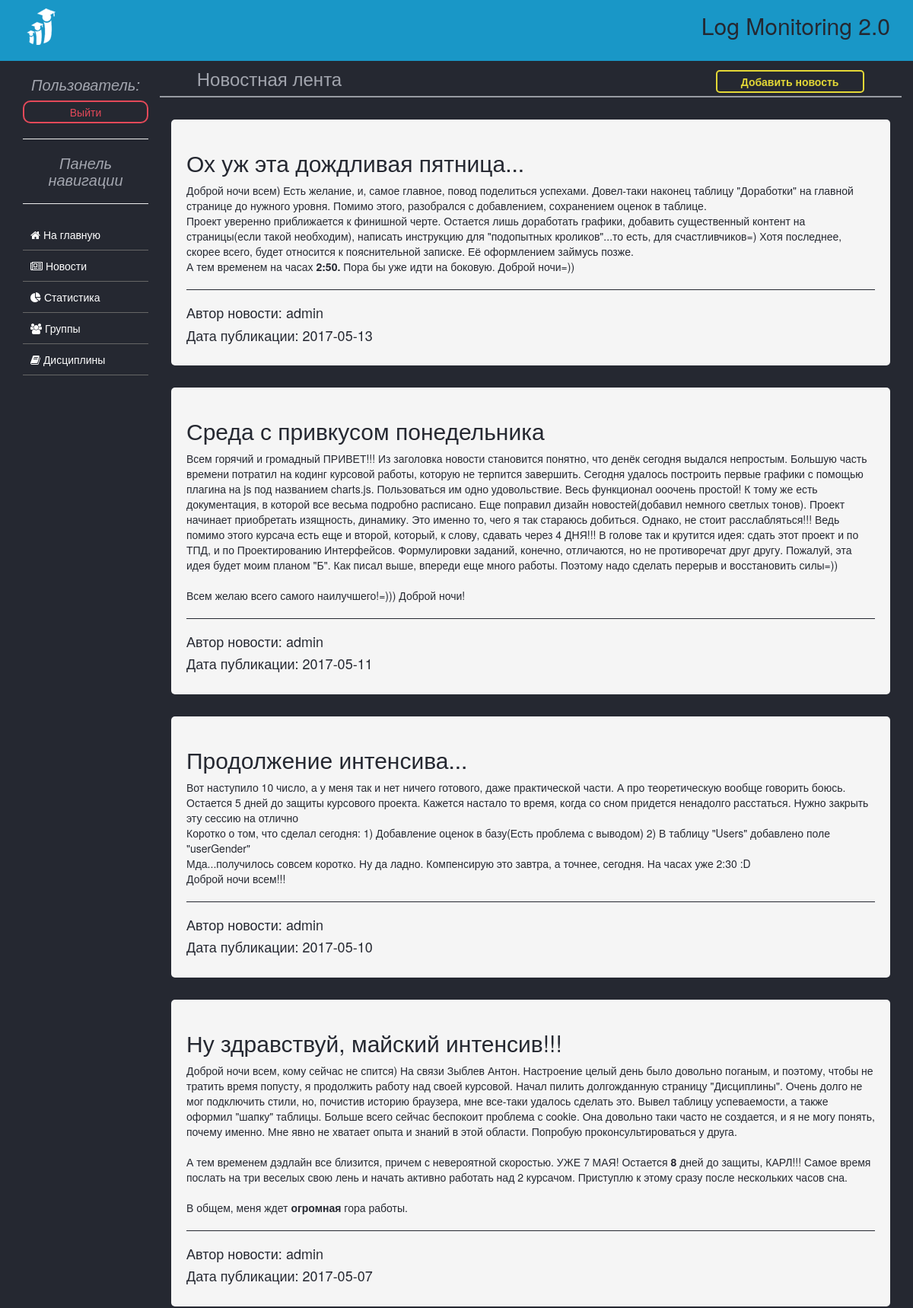
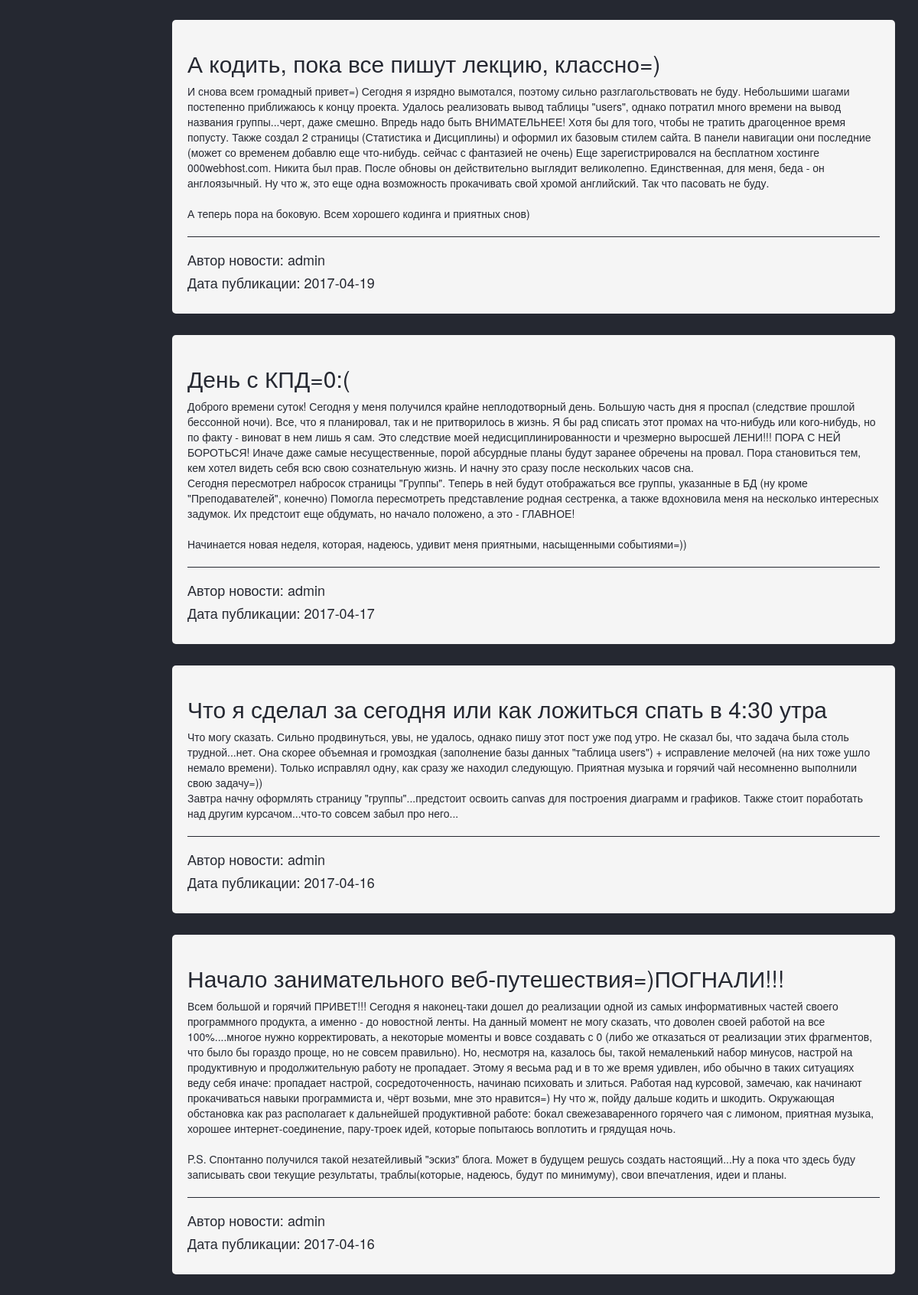
Page /news.php on the committed database (2 pictures, top to bottom).
### tables this page shows
CREATE TABLE `news` (
  `newsID` int(5) UNSIGNED NOT NULL,
  `newsAuthor` varchar(50) NOT NULL,
  `newsTitle` varchar(100) NOT NULL,
  `newsText` text NOT NULL,
  `newsDate` date NOT NULL
);

### news.php (the view, shortened to what this page needs)
<!DOCTYPE html>
<html lang="en">
<head>
    <link rel="stylesheet" href="css/notyf.min.css">
    <link rel="stylesheet" href="css/font-awesome.min.css">
    <link rel="stylesheet" href="css/bootstrap.min.css">
    <link rel="stylesheet" href="css/main.css">
</head>
<body>
    <header id="main-header">
        <div class="container">
            <div class="row">
                <div class="col-md-6 main-header-logo">
                    <img src="img/logo.png" alt="logotype">
                </div>
                <div class="col-md-6 main-header-title text-right">
                    <h2>Log Monitoring 2.0</h2>
                </div>
            </div>
        </div>
    </header>
    <section id="main">
        <div class="container">
            <div class="row">
                <div class="col-md-2 main-dashboard">
                    <h3 class="text-center">Пользователь: <h5 class="text-center"><?php echo $_COOKIE['userlogin'];?></h5></h3>
                    <form action="exit.php" class="text-center">
                        <button class="exit-btn">Выйти</button>
                    </form>
                    <hr>
                    <h3 class="text-center">Панель навигации</h3>
                    <hr>
                    <div class="main-menu">
                        <ul class="menu">
                            <li class="main-menu-item">
                                <a href="main.php"><i class="fa fa-home" aria-hidden="true"></i>&nbsp;На главную</a>
                            </li>
                            <li class="main-menu-item">
                                <a href="news.php"><i class="fa fa-newspaper-o" aria-hidden="true"></i>&nbsp;Новости</a>
                            </li>
                            <li class="main-menu-item">
                                <a href="statistics.php"><i class="fa fa-pie-chart" aria-hidden="true"></i>&nbsp;Статистика</a>
                            </li>
                            <li class="main-menu-item menu-list">
                                <a href="groups.php"><i class="fa fa-users" aria-hidden="true"></i>&nbsp;Группы</a>
                            </li>
                            <li class="main-menu-item menu-list">
                                <a href="subjects.php"><i class="fa fa-book" aria-hidden="true"></i>&nbsp;Дисциплины</a>
                            </li>
                        </ul>
                    </div>
                </div>
                <div class="col-md-10 main-content">
                    <div class="row news-nav">
                        <h3 class="text-left news-nav-title">Новостная лента</h3>
                        <button class="news-nav-btn" data-toggle="modal" data-target="#addNews">Добавить новость</button>
                    </div>
                    <div class="new-list">
                        <?php
                            $query = "SELECT * FROM news ORDER BY newsID DESC";
                            $result = mysql_query($query);
                            while($row = mysql_fetch_array($result)){
                                echo "<div class='news-block-item'>";
                                    echo "<h2 class='text-left'>".$row['newsTitle']."</h2>";
                                    echo "<p>".$row['newsText']."</p>";
                                    echo "<hr class='slash'>";
                                    echo "<h4 class='text-left'>Автор новости: ".$row['newsAuthor']."</h4>";
                                    echo "<h4 class='text-left'>Дата публикации: ".$row['newsDate']."</h4>";
                                echo "</div>";
                            }
                        ?>
                    </div>
                </div>
            </div>
        </div>
    </section>
</body>
</html>

### css/main.css (style rules this page uses)
body { box-sizing:border-box;background-color:#252831;color:#a2a5ae;overflow-y:scroll }
button,button:active,button:focus,button:hover,button:visited,input,input:active,input:focus,input:hover,input:visited { outline:0 }
.slash { border-top:1px solid #252831 }
a,a:hover,a:visited { text-decoration:none }
ul { margin:0;padding:0;list-style:none }
header { width:100%;height:80px;background-color:#1997c7;color:#252831 }
.main-header-logo img { margin-top:2% }
.main-header-title h2 { margin-top:3% }
.main-dashboard h3 { font-size:20px;font-style:italic }
.main-menu { width:100% }
i { -webkit-transition:all .5s ease;-o-transition:all .5s ease;transition:all .5s ease }
.menu a { background:0 0;color:#fff;padding:10px;display:block;border-bottom:1px solid #666;-webkit-transition:all .5s ease;-o-transition:all .5s ease;transition:all .5s ease }
.menu-list { position:relative;-webkit-transition:all .5s ease;-o-transition:all .5s ease;transition:all .5s ease }
.exit-btn { height:30px;width:100%;border:2px solid #e44959;-webkit-border-radius:10px;-moz-border-radius:10px;-ms-border-radius:10px;-o-border-radius:10px;border-radius:10px;background-color:transparent;color:#e44959;-webkit-transition:all .5s ease;-o-transition:all .5s ease;transition:all .5s ease }
.news-nav { border-bottom:2px solid #989ba2 }
.news-nav-title { display:inline-block;margin-top:10px;margin-left:5% }
.news-nav-btn { margin-left:50%;border:none;border:2px solid #e4d836;-webkit-border-radius:5px;-moz-border-radius:5px;-ms-border-radius:5px;-o-border-radius:5px;border-radius:5px;height:30px;width:20%;padding:0 auto;color:#e4d836;font-weight:700;background-color:transparent;-webkit-transition:all .5s ease;-o-transition:all .5s ease;transition:all .5s ease }
.news-block-item { width:100%;height:auto;margin:3% auto;background-color:#f5f5f5;-webkit-border-radius:5px;-moz-border-radius:5px;-ms-border-radius:5px;-o-border-radius:5px;border-radius:5px;color:#252831;padding:20px }

### rows in the picture
news: newsTitle "Ох уж эта дождливая пятница...", newsText "Доброй ночи всем) Есть желание, и, самое главное, повод поделиться успехами. Довел-таки наконец таблицу \"Доработки\" на главной странице до нужного уровня. Помимо этого, разобрался с добавлением, сохранением оценок в таблице. Проект уверенно приближается к финишной черте. Остается лишь доработать графики, добавить существенный контент на страницы(если такой необходим), написать инструкцию для \"подопытных кроликов\"...то есть, для счастливчиков=) Хотя последнее, скорее всего, будет относится к пояснительной записке. Её оформлением займусь позже. А тем временем на часах 2:50. Пора бы уже идти на боковую. Доброй ночи=))", newsAuthor "admin", newsDate "2017-05-13"
news: newsTitle "Среда с привкусом понедельника", newsText "Всем горячий и громадный ПРИВЕТ!!! Из заголовка новости становится понятно, что денёк сегодня выдался непростым. Большую часть времени потратил на кодинг курсовой работы, которую не терпится завершить. Сегодня удалось построить первые графики с помощью плагина на js под названием charts.js. Пользоваться им одно удовольствие. Весь функционал ооочень простой! К тому же есть документация, в которой все весьма подробно расписано. Еще поправил дизайн новостей(добавил немного светлых тонов). Проект начинает приобретать изящность, динамику. Это именно то, чего я так стараюсь добиться. Однако, не стоит расслабляться!!! Ведь помимо этого курсача есть еще и второй, который, к слову, сдавать через 4…", newsAuthor "admin", newsDate "2017-05-11"
news: newsTitle "Продолжение интенсива...", newsText "Вот наступило 10 число, а у меня так и нет ничего готового, даже практической части. А про теоретическую вообще говорить боюсь. Остается 5 дней до защиты курсового проекта. Кажется настало то время, когда со сном придется ненадолго расстаться. Нужно закрыть эту сессию на отлично Коротко о том, что сделал сегодня: 1) Добавление оценок в базу(Есть проблема с выводом) 2) В таблицу \"Users\" добавлено поле \"userGender\" Мда...получилось совсем коротко. Ну да ладно. Компенсирую это завтра, а точнее, сегодня. На часах уже 2:30 :D Доброй ночи всем!!!", newsAuthor "admin", newsDate "2017-05-10"
news: newsTitle "Ну здравствуй, майский интенсив!!!", newsText "Доброй ночи всем, кому сейчас не спится) На связи Зыблев Антон. Настроение целый день было довольно поганым, и поэтому, чтобы не тратить время попусту, я продолжить работу над своей курсовой. Начал пилить долгожданную страницу \"Дисциплины\". Очень долго не мог подключить стили, но, почистив историю браузера, мне все-таки удалось сделать это. Вывел таблицу успеваемости, а также оформил \"шапку\" таблицы. Больше всего сейчас беспокоит проблема с cookie. Она довольно таки часто не создается, и я не могу понять, почему именно. Мне явно не хватает опыта и знаний в этой области. Попробую проконсультироваться у друга. А тем временем дэдлайн все близится, причем с невероятной скоростью. УЖЕ 7 МАЯ!…", newsAuthor "admin", newsDate "2017-05-07"
news: newsTitle "А кодить, пока все пишут лекцию, классно=)", newsText "И снова всем громадный привет=) Сегодня я изрядно вымотался, поэтому сильно разглагольствовать не буду. Небольшими шагами постепенно приближаюсь к концу проекта. Удалось реализовать вывод таблицы \"users\", однако потратил много времени на вывод названия группы...черт, даже смешно. Впредь надо быть ВНИМАТЕЛЬНЕЕ! Хотя бы для того, чтобы не тратить драгоценное время попусту. Также создал 2 страницы (Статистика и Дисциплины) и оформил их базовым стилем сайта. В панели навигации они последние (может со временем добавлю еще что-нибудь. сейчас с фантазией не очень) Еще зарегистрировался на бесплатном хостинге 000webhost.com. Никита был прав. После обновы он действительно выглядит великолепно.…", newsAuthor "admin", newsDate "2017-04-19"
news: newsTitle "День с КПД=0:(", newsText "Доброго времени суток! Сегодня у меня получился крайне неплодотворный день. Большую часть дня я проспал (следствие прошлой бессонной ночи). Все, что я планировал, так и не притворилось в жизнь. Я бы рад списать этот промах на что-нибудь или кого-нибудь, но по факту - виноват в нем лишь я сам. Это следствие моей недисциплинированности и чрезмерно выросшей ЛЕНИ!!! ПОРА С НЕЙ БОРОТЬСЯ! Иначе даже самые несущественные, порой абсурдные планы будут заранее обречены на провал. Пора становиться тем, кем хотел видеть себя всю свою сознательную жизнь. И начну это сразу после нескольких часов сна. Сегодня пересмотрел набросок страницы \"Группы\". Теперь в ней будут отображаться все группы, указанные в…", newsAuthor "admin", newsDate "2017-04-17"
news: newsTitle "Что я сделал за сегодня или как ложиться спать в 4:30 утра", newsText "Что могу сказать. Сильно продвинуться, увы, не удалось, однако пишу этот пост уже под утро. Не сказал бы, что задача была столь трудной...нет. Она скорее объемная и громоздкая (заполнение базы данных \"таблица users\") + исправление мелочей (на них тоже ушло немало времени). Только исправлял одну, как сразу же находил следующую. Приятная музыка и горячий чай несомненно выполнили свою задачу=)) Завтра начну оформлять страницу \"группы\"...предстоит освоить canvas для построения диаграмм и графиков. Также стоит поработать над другим курсачом...что-то совсем забыл про него...", newsAuthor "admin", newsDate "2017-04-16"
news: newsTitle "Начало занимательного веб-путешествия=)ПОГНАЛИ!!!", newsText "Всем большой и горячий ПРИВЕТ!!! Сегодня я наконец-таки дошел до реализации одной из самых информативных частей своего программного продукта, а именно - до новостной ленты. На данный момент не могу сказать, что доволен своей работой на все 100%....многое нужно корректировать, а некоторые моменты и вовсе создавать с 0 (либо же отказаться от реализации этих фрагментов, что было бы гораздо проще, но не совсем правильно). Но, несмотря на, казалось бы, такой немаленький набор минусов, настрой на продуктивную и продолжительную работу не пропадает. Этому я весьма рад и в то же время удивлен, ибо обычно в таких ситуациях веду себя иначе: пропадает настрой, сосредоточенность, начинаю психовать и…", newsAuthor "admin", newsDate "2017-04-16"
